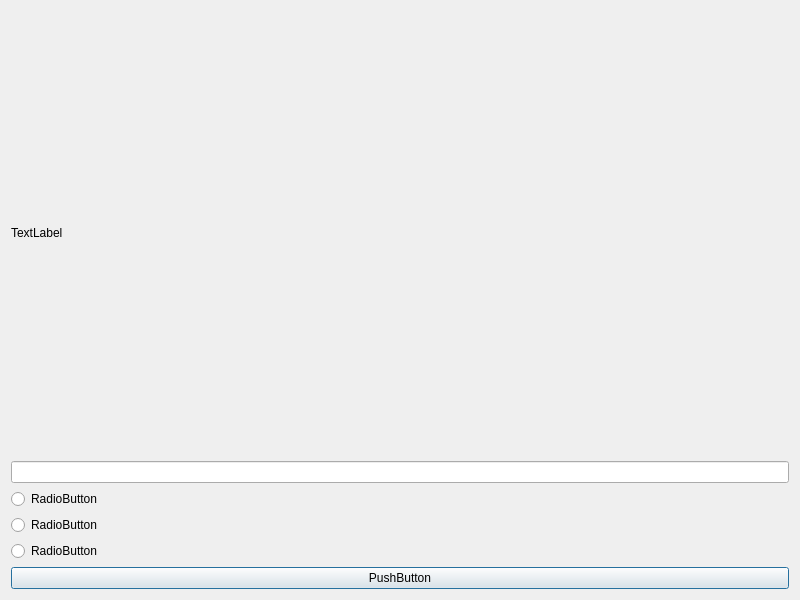
<?xml version="1.0" encoding="UTF-8"?>
<ui version="4.0">
 <class>Dialog</class>
 <widget class="QDialog" name="Dialog">
  <property name="geometry">
   <rect>
    <x>0</x>
    <y>0</y>
    <width>800</width>
    <height>600</height>
   </rect>
  </property>
  <property name="windowTitle">
   <string>Dialog</string>
  </property>
  <layout class="QVBoxLayout" name="verticalLayout_2">
   <item>
    <layout class="QVBoxLayout" name="verticalLayout">
     <item>
      <widget class="QLabel" name="label">
       <property name="text">
        <string>TextLabel</string>
       </property>
      </widget>
     </item>
     <item>
      <widget class="QLineEdit" name="lineEdit"/>
     </item>
     <item>
      <widget class="QRadioButton" name="radioButton">
       <property name="text">
        <string>RadioButton</string>
       </property>
      </widget>
     </item>
     <item>
      <widget class="QRadioButton" name="radioButton_2">
       <property name="text">
        <string>RadioButton</string>
       </property>
      </widget>
     </item>
     <item>
      <widget class="QRadioButton" name="radioButton_3">
       <property name="text">
        <string>RadioButton</string>
       </property>
      </widget>
     </item>
     <item>
      <widget class="QPushButton" name="pushButton">
       <property name="text">
        <string>PushButton</string>
       </property>
      </widget>
     </item>
    </layout>
   </item>
  </layout>
 </widget>
 <resources/>
 <connections/>
</ui>
